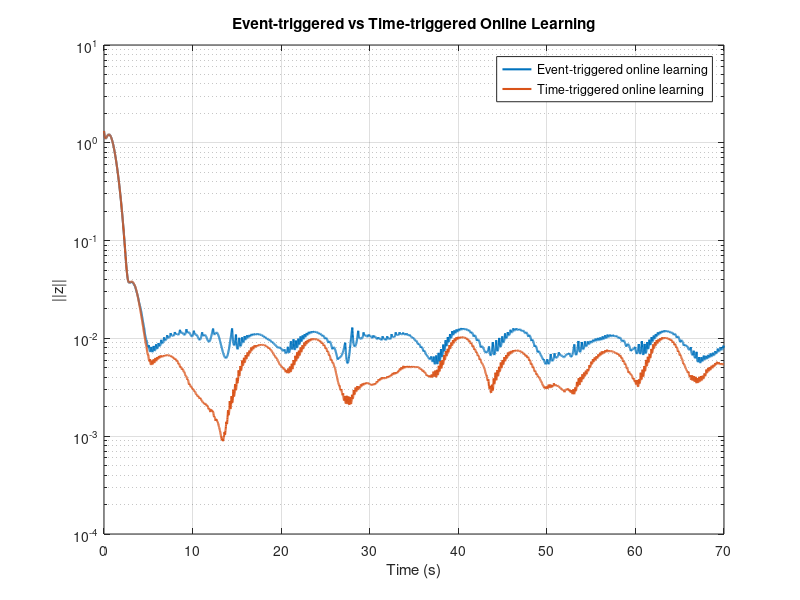

Recreate this plot in MATLAB.
clc; clear;
close all;

event_result = load('result_event_triggered_learning.mat');
time_result  = load('result_time_triggered_learning.mat');

figure;

semilogy(event_result.t_vec, event_result.z_true_norm_set, 'LineWidth', 1.5);
hold on;
semilogy(time_result.t_vec, time_result.z_true_norm_set, 'LineWidth', 1.5);

xlabel('Time (s)');
ylabel('||z||');
title('Event-triggered vs Time-triggered Online Learning');

legend('Event-triggered online learning', ...
       'Time-triggered online learning', ...
       'Location', 'best');

grid on;
hold off;
